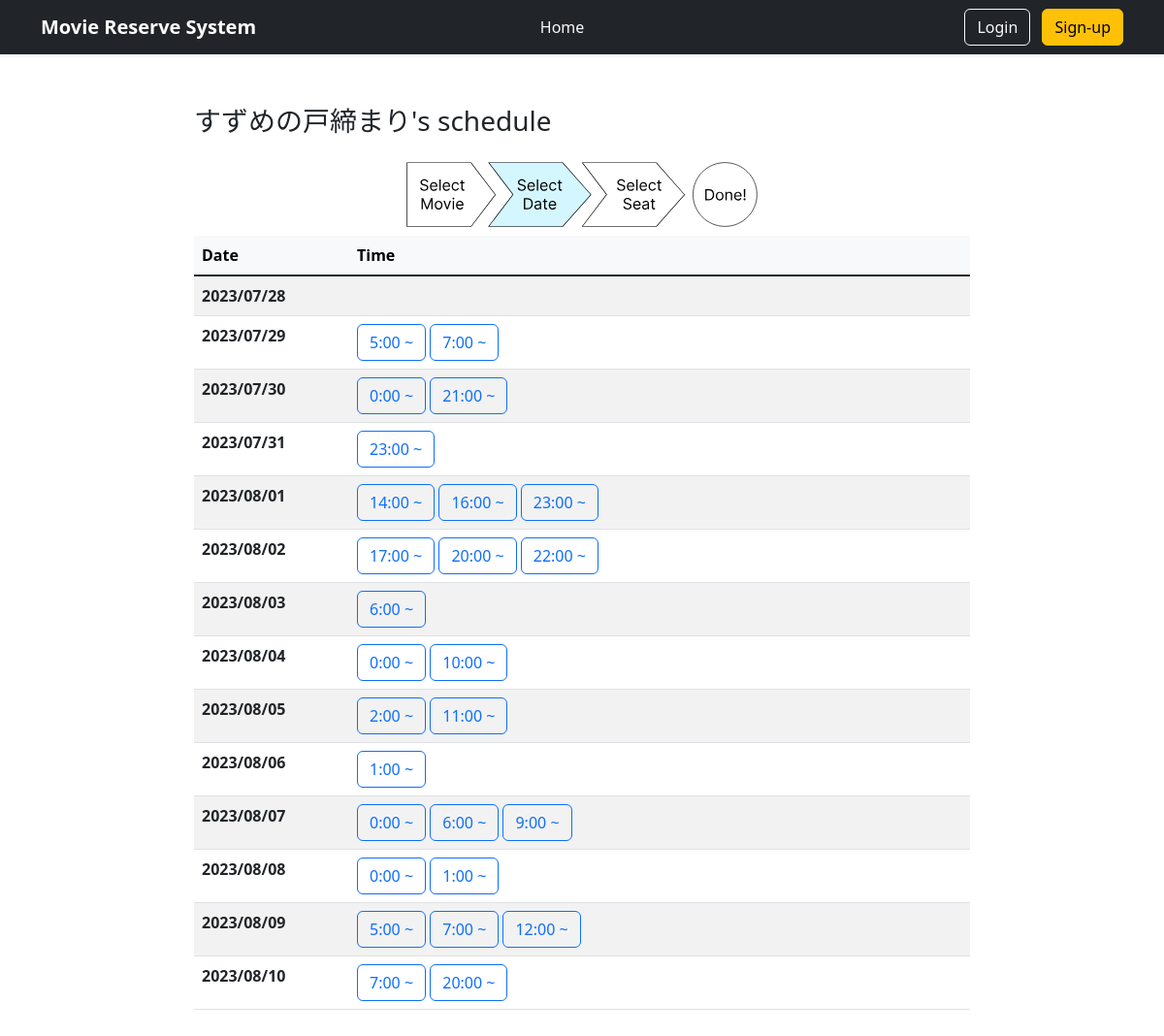
Page /schedule/?movie_id=d11cc630-d7d3-4d02-b601-bc5d24f96194 on the committed database.
### MovieReserveSystem/models.py (models this page shows, shortened)
class Movie(models.Model):
    id = models.UUIDField(primary_key=True, default=uuid.uuid4, editable=False)
    name = models.CharField(max_length=128, help_text='映画名')
    poster = models.ImageField(upload_to='images')
    screen_time = models.IntegerField(default=90, help_text='上映時間')
    is_deleted = models.BooleanField(default=False, help_text='削除されたらTrue')

class Schedule(models.Model):
    id = models.UUIDField(primary_key=True, default=uuid.uuid4, editable=False)
    movie = models.ForeignKey(Movie, on_delete=models.CASCADE)
    hole = models.ForeignKey(Hole, on_delete=models.CASCADE)
    start_at = models.DateTimeField(null=True, help_text='上映日時')
    is_deleted = models.BooleanField(default=False, help_text='削除されたらTrue')
    is_sold_out = models.BooleanField(default=False, help_text='満席ならTrue')

### MovieReserveSystem/views.py (the view)
# urls.py: path('schedule/', views.schedule_view, name='schedule'),
def schedule_view(request):
    movie_id = request.GET.get(key="movie_id")
    date_min = datetime.now(timezone.utc).replace(hour=0,minute=0,second=0,microsecond=0)
    date_max = date_min + timedelta(days=14)
    schedules = Schedule.objects.filter(movie=movie_id, start_at__range=[date_min, date_max]).order_by('start_at')
    schedule_array = {}
    start = datetime.now(timezone.utc).replace(hour=0,minute=0,second=0,microsecond=0)
    end = start + timedelta(days=1) - timedelta(microseconds=1)
    for _ in range(14):
        date = start.strftime('%Y/%m/%d')
        oneday_schedules = schedules.filter(start_at__range=[start, end]).order_by('start_at')
        schedule_array[date] = oneday_schedules
        start +=  timedelta(days=1)
        end += timedelta(days=1)
    context = {
        'movie': Movie.objects.get(id=movie_id),
        'schedules': schedule_array,
    }
    return render(request, 'schedule.html', context)

### MovieReserveSystem/templates/schedule.html
{% extends "base.html" %} {% block body %}
<h3 class="mt-5">{{movie.name}}'s schedule</h3>
{% load static %}
<div class="d-flex justify-content-center mt-3">
  <img src="{% static 'images/prosedule1.svg' %}" width="400px" />
</div>
<table class="table table-striped">
  <thead class="table-light">
    <tr>
      <th scope="col" style="width: 20%">Date</th>
      <th scope="col">Time</th>
    </tr>
  </thead>
  <tbody class="table-group-divider">
    {% for date, value in schedules.items %}
    <tr>
      <th scope="row">{{date}}</th>
      <td>
        {% for schedule in value %} {% if schedule.is_sold_out %}
        <a
          href="{% url 'seating_chart' %}?schedule_id={{schedule.id}} "
          class="btn btn-outline-secondary disabled"
        >
          {{ schedule.start_at.time }} ~
        </a>
        {% else %}
        <a
          href="{% url 'seating_chart' %}?schedule_id={{schedule.id}}"
          class="btn btn-outline-primary"
        >
          {{ schedule.start_at.time }} ~
        </a>
        {% endif %} {% endfor %}
      </td>
    </tr>
    {% endfor %}
  </tbody>
</table>
{% endblock %}

### rows in the picture
Movie: name "すずめの戸締まり"
Schedule: start_at.time "5:00"
Schedule: start_at.time "7:00"
Schedule: start_at.time "0:00"
Schedule: start_at.time "21:00"
Schedule: start_at.time "23:00"
Schedule: start_at.time "14:00"
Schedule: start_at.time "16:00"
Schedule: start_at.time "23:00"
Schedule: start_at.time "17:00"
Schedule: start_at.time "20:00"
Schedule: start_at.time "22:00"
Schedule: start_at.time "6:00"
Schedule: start_at.time "0:00"
Schedule: start_at.time "10:00"
Schedule: start_at.time "2:00"
Schedule: start_at.time "11:00"
Schedule: start_at.time "1:00"
Schedule: start_at.time "0:00"
Schedule: start_at.time "6:00"
Schedule: start_at.time "9:00"
Schedule: start_at.time "0:00"
Schedule: start_at.time "1:00"
Schedule: start_at.time "5:00"
Schedule: start_at.time "7:00"
Schedule: start_at.time "12:00"
Schedule: start_at.time "7:00"
Schedule: start_at.time "20:00"

### other values in the picture
{{ date }} "2023/07/28" "2023/07/29" "2023/07/30" "2023/07/31" "2023/08/01" "2023/08/02" "2023/08/03" "2023/08/04" "2023/08/05" "2023/08/06" "2023/08/07" "2023/08/08" "2023/08/09" "2023/08/10"
